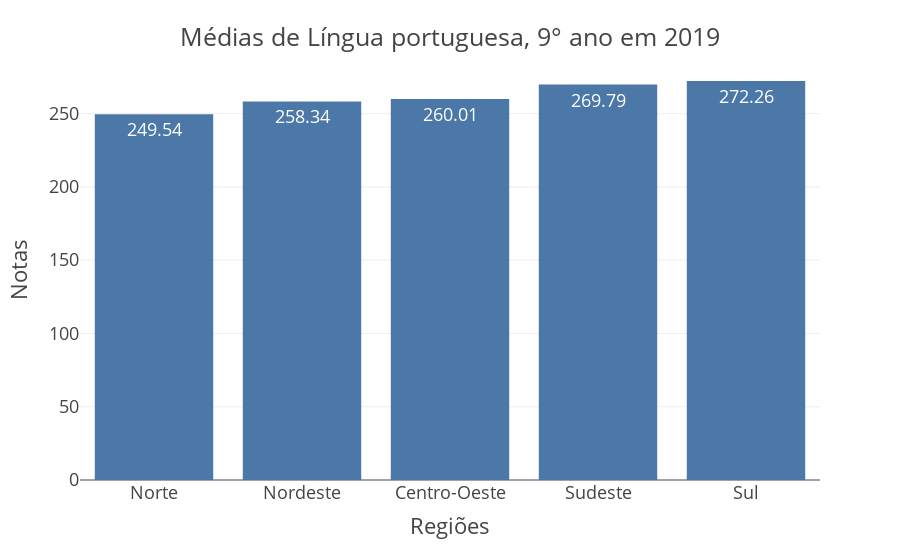

The notebook cell saved with this chart:
### Code cell
regiao_agroup_LP = regiao_agroup['MEDIA_9_LP'].reset_index().sort_values(by='MEDIA_9_LP')
fig1 = px.bar(regiao_agroup_LP, x = 'NO_REGIAO', y = 'MEDIA_9_LP',
             labels={'NO_REGIAO': 'Regiões', 'MEDIA_9_LP': 'Notas'},
             color_discrete_sequence=px.colors.qualitative.T10, template='presentation', text='MEDIA_9_LP')
fig1.update_traces(textposition='inside',texttemplate='%{text:.5s}')
fig1.update_layout(title={'text' : 'Médias de Língua portuguesa, 9° ano em 2019', 'y': 0.95, 'x': 0.5})
fig1.show()

### Figure 1 — Plotly figure (JSON) as saved in the notebook; plotly's stock layout.template omitted (floating-point values rounded to 4 significant figures)
{"data": [{"alignmentgroup": "True", "hovertemplate": "Regiões=%{x}<br>Notas=%{text}<extra></extra>", "legendgroup": "", "marker": {"color": "#4C78A8", "pattern": {"shape": ""}}, "name": "", "offsetgroup": "", "orientation": "v", "showlegend": false, "text": [249.5, 258.3, 260.0, 269.8, 272.3], "textposition": "inside", "texttemplate": "%{text:.5s}", "type": "bar", "x": ["Norte", "Nordeste", "Centro-Oeste", "Sudeste", "Sul"], "xaxis": "x", "y": [249.5, 258.3, 260.0, 269.8, 272.3], "yaxis": "y"}], "layout": {"barmode": "relative", "legend": {"tracegroupgap": 0}, "margin": {"t": 60}, "title": {"text": "Médias de Língua portuguesa, 9° ano em 2019", "x": 0.5, "y": 0.95}, "xaxis": {"anchor": "y", "domain": [0, 1], "title": {"text": "Regiões"}}, "yaxis": {"anchor": "x", "domain": [0, 1], "title": {"text": "Notas"}}}}
